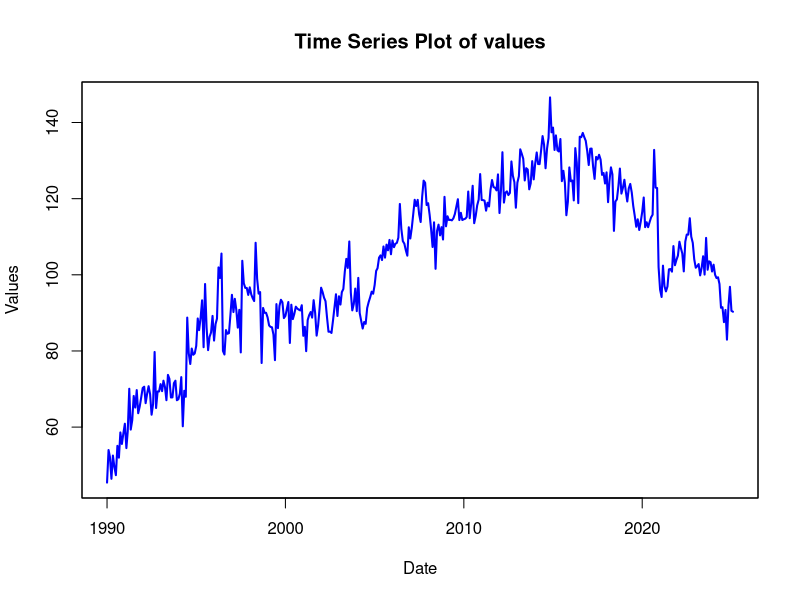
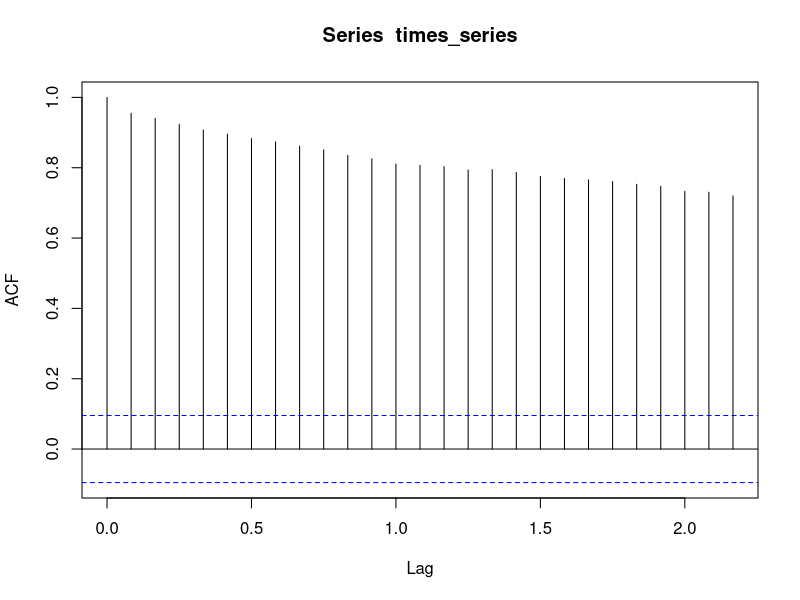
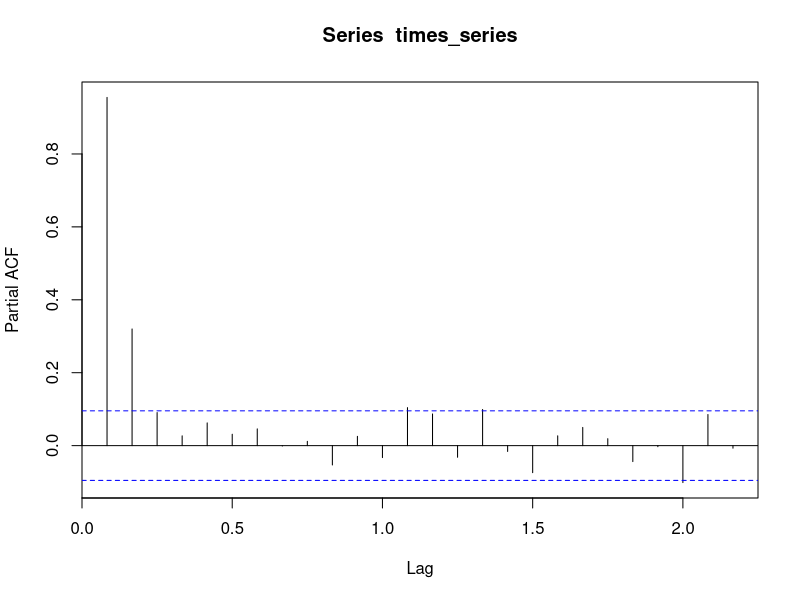
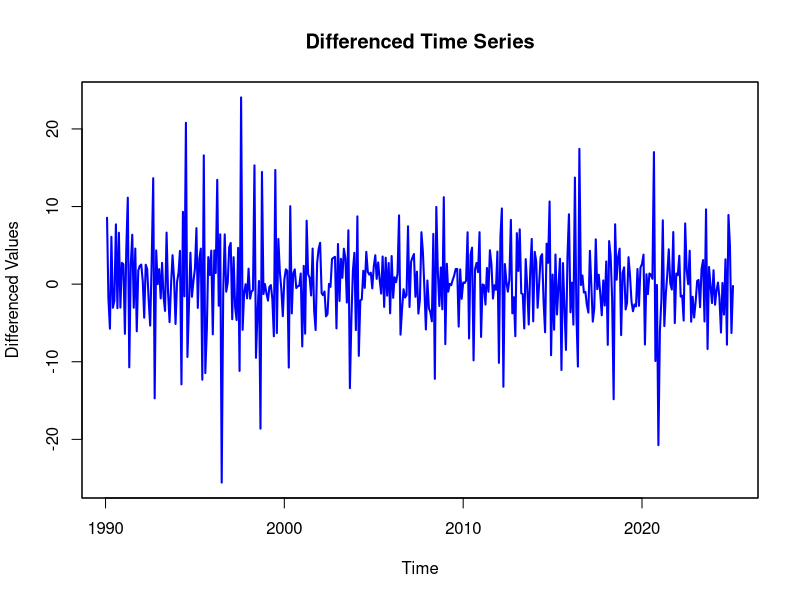
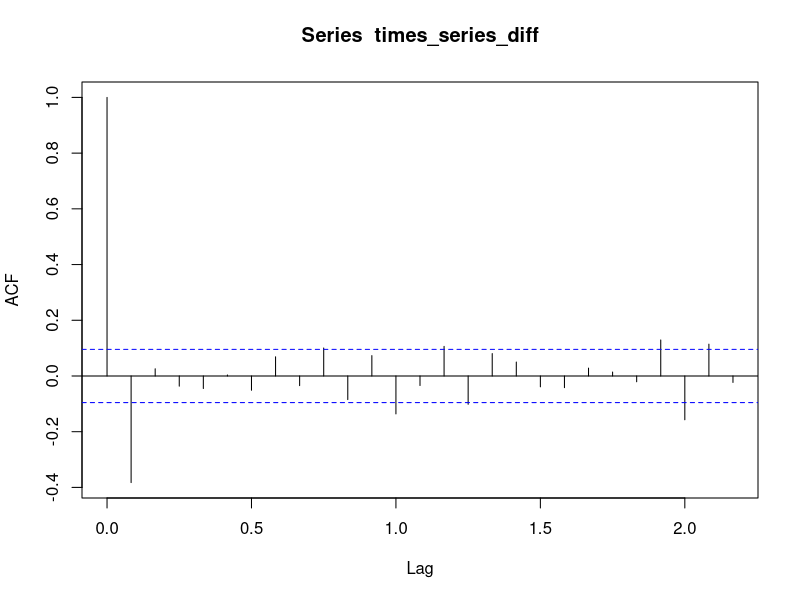
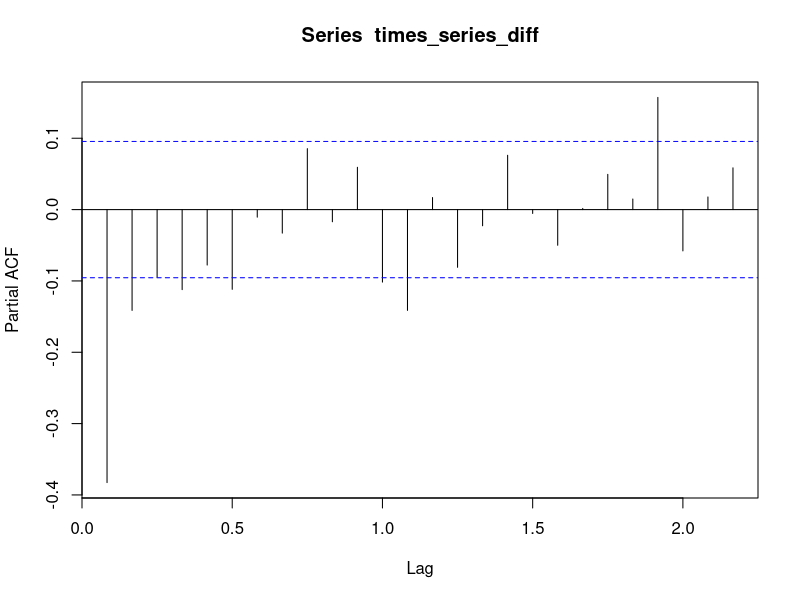

The R script that drew these images, in order:
## ---- chunk 1
library(zoo)
library(tseries)
library(urca)
## ---- chunk 2
df <- read.csv("valeurs_mensuelles_jus.csv", sep = ";", skip=3)
df <- df[, 1:2]
colnames(df) <- c("DATE", "VALUES")
## ---- chunk 3
df$DATE <- as.Date(paste(df$DATE, "-01", sep=""), format="%Y-%m-%d")
time_series_zoo <- zoo(df$VALUES, order.by = df$DATE)
head(time_series_zoo)
## ---- chunk 4
plot(time_series_zoo, type = "l", col = "blue", lwd = 2, 
     xlab = "Date", ylab = "Values", 
     main = "Time Series Plot of values")
## ---- chunk 5
times_series=ts(time_series_zoo, frequency = 12)
head(times_series)
## ---- chunk 6
acf(times_series)
pacf(times_series)
## ---- chunk 7
time_series_zoo_diff <- diff(time_series_zoo)
plot(time_series_zoo_diff, type = "l", col = "blue", lwd = 2, 
     xlab = "Time", ylab = "Differenced Values", 
     main = "Differenced Time Series")
## ---- chunk 8
adf_test_result <- adf.test(time_series_zoo_diff, alternative = "stationary")
adf_test_result
## ---- chunk 9
times_series_diff=ts(time_series_zoo_diff, frequency = 12)
acf(times_series_diff)
pacf(times_series_diff)
